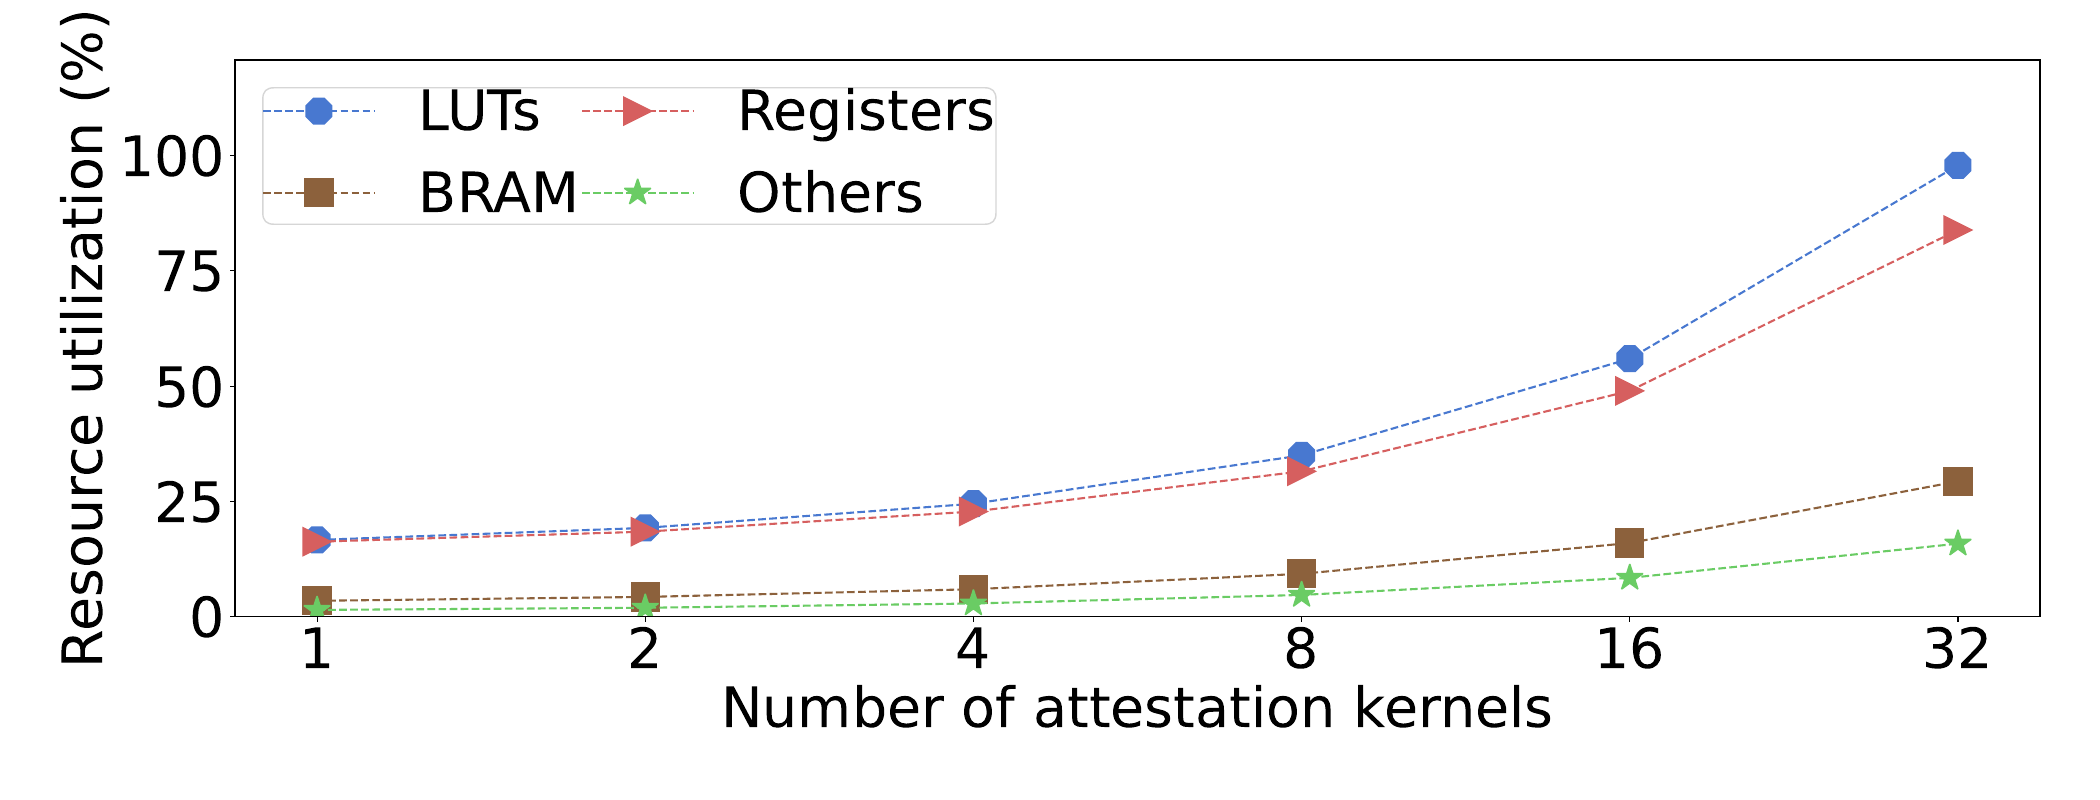

Python code for this plot:
import numpy as np
import matplotlib.pyplot as plt
import seaborn as sns

plt.rcParams['hatch.linewidth'] = 2.5
palette = sns.color_palette("muted")

plt.rcParams["figure.figsize"] = (21, 8)
plt.rcParams.update({'font.size': 40})

x = ['1', '2', '4', '8', '16', '32']
x_axis = np.arange(len(x))

base_lut_util = 14.02
att_kernel_lut_util = 2.62
total_lut_util = [base_lut_util + (int(num_kernels) * att_kernel_lut_util) for num_kernels in x]
print("Total LUT util: ", total_lut_util)

base_bram_util = 2.62
att_kernel_bram_util = 0.835
total_bram_util = [base_bram_util + (int(num_kernels) * att_kernel_bram_util) for num_kernels in x]
print("Totla BRAM util: ", total_bram_util)

base_reg_util = 14.08
att_kernel_reg_util = 2.18
total_reg_util = [base_reg_util + (int(num_kernels) * att_kernel_reg_util) for num_kernels in x]
print("Total Flip-flop util: ", total_reg_util)

# CARRY8 is the 4th most used resource, use it as the upper bound for all other resources
base_others_util = 1.0125
att_kernel_others_util = 0.4633
total_others_util = [base_others_util + (int(num_kernels) * att_kernel_others_util) for num_kernels in x]
print("Total Others util: ", total_others_util)

fig, ax1 = plt.subplots()

ax1.semilogy(x_axis, total_lut_util, linestyle='--', color=palette[0], marker="8", markersize=20, label="LUTs")
ax1.semilogy(x_axis, total_bram_util, linestyle='--', color=palette[5], marker="s", markersize=20, label="BRAM")
ax1.semilogy(x_axis, total_reg_util, linestyle='--', color=palette[3], marker=">", markersize=20, label="Registers")
ax1.semilogy(x_axis, total_others_util, linestyle='--', color=palette[2], marker="*", markersize=20, label="Others")

ax1.set_xlabel('Number of attestation kernels')
ax1.set_xticks(x_axis)
ax1.set_xticklabels(x)

ax1.set_ylabel('Resource utilization (%)')
ax1.set_yticks(np.arange(0, 100, 25))
ax1.set_yscale('linear')

plt.tight_layout()
plt.legend(loc='best', ncol=2, borderpad=0.01, columnspacing=0.05)
plt.savefig('attestation_kernel_util.pdf',dpi=400)
plt.show()
